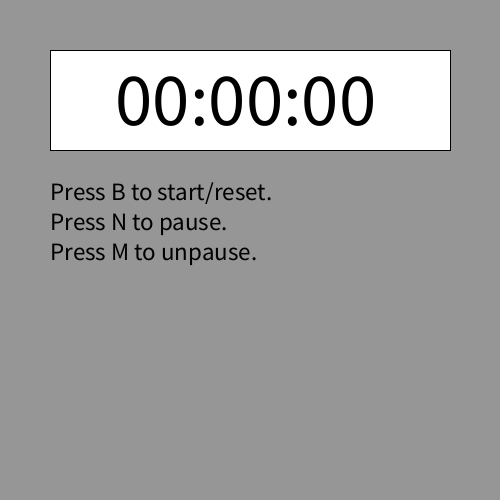
Frame 1 (no input)
Frame 60 (the mouse pressed at the canvas centre just before this capture): identical to frame 1, image omitted
Frame 120 (the mouse held since frame 60 and released just before this capture): identical to frame 1, image omitted

The Processing sketch that drew this single still picture (run headless with seeded random() and noise(); from frame 60 on, the mouse is pressed at the canvas centre):

// Processing sketch: Chapter12Assignment4
// ── Chapter12Assignment4.pde
int start = 0;
int offset;
int mill;
int ms;
int seconds;
int minutes;
boolean stop = true;
boolean resume = false;

void setup(){
  
  size(500,500);
  
}

void draw(){
  
  background(150);
  fill(255);
  rect(50,50,400,100);
  
  if(stop == false){
    mill = (millis() - start);
    if(resume == true) mill += offset;
    
    seconds = mill / 1000;
    minutes = seconds / 60;
    seconds = seconds % 60;
    ms = mill / 10 % 100;
  }
  
  fill(0);
  textSize(75);
  text(nf(minutes, 2,0) + ":" + nf(seconds, 2,0) + ":" + nf(ms, 2,0),115,125);
  textSize(25);
  text("Press B to start/reset.", 50,200);
  text("Press N to pause.", 50,230);
  text("Press M to unpause.", 50, 260);
}

void keyPressed(){
  
  if(key == 'n'){
    stop = true;
  }
  if(key == 'b'){
    stop = false;
    resume = false;
    start = millis();
  }
  if(key == 'm'){
    stop = false;
    resume = true;
    start = millis();
    
    offset = mill;
  }
}
